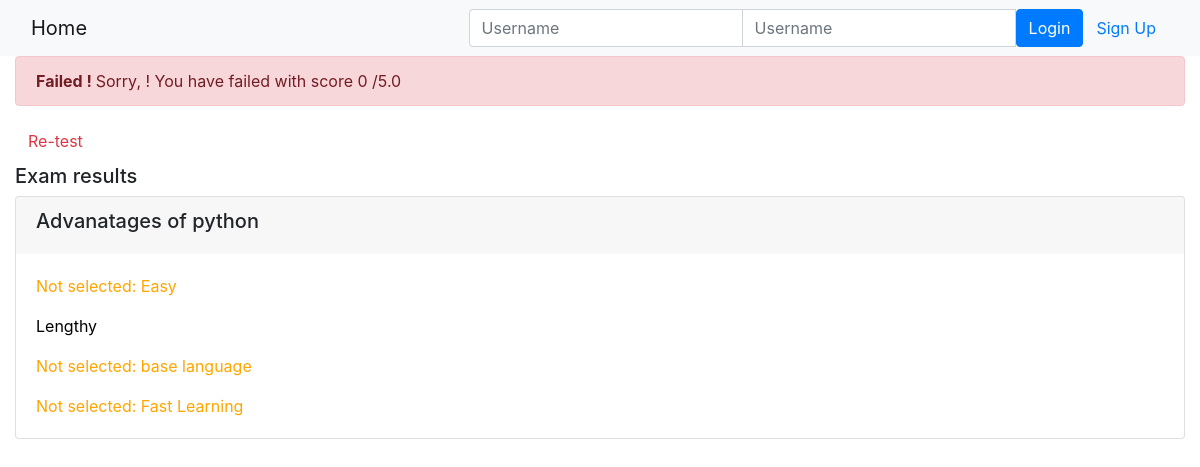
/onlinecourse/course/2/submission/2/result/, run on the app's committed database.
### onlinecourse/models.py (models this page shows)
class Question(models.Model):
    course = models.ForeignKey(Course, on_delete=models.CASCADE)
    title = models.CharField(max_length=550, default="question title")
    text = models.CharField(max_length=550, default="question text")
    grade = models.FloatField(default=5.0)
    def is_get_score(self, selected_ids):
        all_answers = self.choice_set.filter(is_correct=True).count()
        selected_correct = self.choice_set.filter(
            is_correct=True, id__in=selected_ids).count()
        if all_answers == selected_correct:
            return True
        else:
            return False

class Choice(models.Model):
    question = models.ForeignKey(Question, on_delete=models.CASCADE)
    text = models.CharField(max_length=550, default="question text")
    is_correct = models.BooleanField(default=False)

### onlinecourse/views.py (the view)
# urls.py: path('course/<int:course_id>/submission/<int:submission_id>/result/',views.show_exam_result, name='show_exam_result'),
def show_exam_result(request, course_id, submission_id):
    course = get_object_or_404(Course, pk=course_id)
    submission = get_object_or_404(Submission, pk=submission_id)
    choices = submission.choices.all()
    total_mark, mark = 0, 0
    for question in course.question_set.all():
        total_mark += question.grade
        if question.is_get_score(choices):
            mark += question.grade
    return render(
        request,
        'onlinecourse/exam_result_bootstrap.html',
        {"course": course, "choices": choices, "mark": mark,
            "total_mark": total_mark,
            "submission": submission,
            "grade": int((mark / total_mark) * 100)}
    )

### onlinecourse/templates/onlinecourse/exam_result_bootstrap.html (shortened to what this page needs)
<!DOCTYPE html>
<html lang="en">
<head>
    {% load static %}
    <link rel="stylesheet" href="https://maxcdn.bootstrapcdn.com/bootstrap/4.5.2/css/bootstrap.min.css">
</head>
<body>
 <nav class="navbar navbar-light bg-light">
    <div class="container-fluid">
        <div class="navbar-header">
              <a class="navbar-brand" href="{% url 'onlinecourse:index' %}">Home</a>
        </div>
        <ul class="nav navbar-nav navbar-right">
            {% if user.is_authenticated %}
            <li>
                <a class="btn btn-link" href="#">{{ user.first_name }}({{ user.username }})</a>
                <a class="btn btn-link" href="{% url 'onlinecourse:logout' %}">Logout</a>
            </li>
            {% else %}
            <li>
                <form class="form-inline" action="{% url 'onlinecourse:login' %}" method="post">
                    <div class="input-group">
                        <input type="text" class="form-control" placeholder="Username" name="username" >
                        <input type="password" class="form-control" placeholder="Username" name="psw" >
                        <button class="btn btn-primary" type="submit">Login</button>
                        <a class="btn btn-link" href="{% url 'onlinecourse:registration' %}">Sign Up</a>
                    </div>
                </form>
            </li>
            {% endif %}
        </ul>
    </div>
</nav>
<div class="container-fluid">
    {% if grade > 80 %}
    <div class="alert alert-success">
       <b> Congratulations, {{user.name}} ! </b> You have passed the exam and completed
       the course with score {{mark}} /{{total_mark}}
    </div>
        {% else %}
        <div class="alert alert-danger">
            <b> Failed ! </b>Sorry, {{user.name}} ! You have failed with score  {{mark}} /{{total_mark}}
        </div>
        <a class="btn btn-link text-danger" href="{% url 'onlinecourse:course_details' course.id %}">Re-test</a>
        {% endif %}
        <div class="card-columns-vertical mt-1">
        <h5 class="">Exam results</h5>
            {% for question in course.question_set.all %}
            <div class="card">
                <div class="card-header border-light">
                    <h5>{{question.text}}</h5>
                </div>
                <div class="card-body">
                    {% for choice in question.choice_set.all %}
                       {% if choice.is_correct and choice in choices %}
                        <p class="card-text" style="color:green">Correct answer: {{choice.text}}</p>
                        {% elif choice.is_correct and choice not in choices %}
                        <p class="card-text" style="color:orange">Not selected: {{choice.text}}</p>
                        {% elif choice.is_correct == False and choice in choices %}
                        <p class="card-text" style="color:red">Wrong answer: {{choice.text}}</p>
                        {% else %}
                        <p class="card-text" style="color:black">{{choice.text}}</p>
                        {% endif %}
                    {% endfor %}
                </div>
            </div>
        {% endfor %}
        </div>
    </div>
</body>
</html>

### data on the page
Question: text "Advanatages of python"
Choice: text "Easy"
Choice: text "Lengthy"
Choice: text "base language"
Choice: text "Fast Learning"

### other printed values
{{ mark }} "0"
{{ total_mark }} "5.0"
